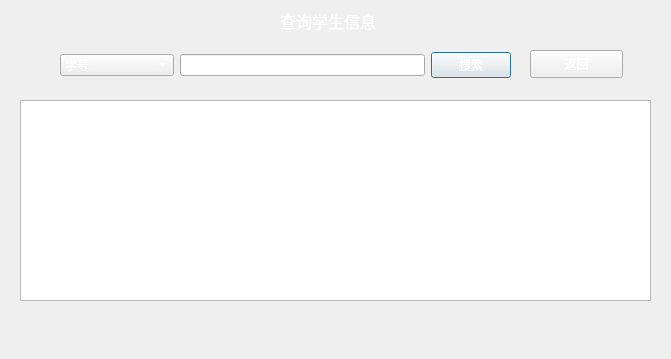
<?xml version="1.0" encoding="UTF-8"?>
<ui version="4.0">
 <class>Selectstudent</class>
 <widget class="QDialog" name="Selectstudent">
  <property name="geometry">
   <rect>
    <x>0</x>
    <y>0</y>
    <width>671</width>
    <height>359</height>
   </rect>
  </property>
  <property name="windowTitle">
   <string>查询学生成绩</string>
  </property>
  <property name="styleSheet">
   <string notr="true">#Selectstudent{
border-image: url(:/new/prefix1/科技风.jpg);
}</string>
  </property>
  <widget class="QLabel" name="label_6">
   <property name="geometry">
    <rect>
     <x>280</x>
     <y>10</y>
     <width>121</width>
     <height>21</height>
    </rect>
   </property>
   <property name="font">
    <font>
     <pointsize>12</pointsize>
    </font>
   </property>
   <property name="styleSheet">
    <string notr="true">color: rgb(255, 255, 255);</string>
   </property>
   <property name="text">
    <string>查询学生信息</string>
   </property>
  </widget>
  <widget class="QTableView" name="tableView">
   <property name="geometry">
    <rect>
     <x>20</x>
     <y>100</y>
     <width>631</width>
     <height>201</height>
    </rect>
   </property>
  </widget>
  <widget class="QWidget" name="layoutWidget">
   <property name="geometry">
    <rect>
     <x>60</x>
     <y>50</y>
     <width>451</width>
     <height>31</height>
    </rect>
   </property>
   <layout class="QHBoxLayout" name="horizontalLayout">
    <item>
     <widget class="QComboBox" name="combobox">
      <property name="styleSheet">
       <string notr="true">color: rgb(255, 255, 255);</string>
      </property>
      <property name="currentText">
       <string>学号</string>
      </property>
      <property name="currentIndex">
       <number>2</number>
      </property>
      <property name="insertPolicy">
       <enum>QComboBox::InsertAtBottom</enum>
      </property>
      <item>
       <property name="text">
        <string>请选择查询方式</string>
       </property>
      </item>
      <item>
       <property name="text">
        <string>姓名</string>
       </property>
      </item>
      <item>
       <property name="text">
        <string>学号</string>
       </property>
      </item>
     </widget>
    </item>
    <item>
     <widget class="QLineEdit" name="lineid"/>
    </item>
    <item>
     <widget class="QPushButton" name="selectbutton">
      <property name="styleSheet">
       <string notr="true">color: rgb(255, 255, 255);</string>
      </property>
      <property name="text">
       <string>搜索</string>
      </property>
     </widget>
    </item>
   </layout>
  </widget>
  <widget class="QPushButton" name="pushButton">
   <property name="geometry">
    <rect>
     <x>530</x>
     <y>50</y>
     <width>93</width>
     <height>28</height>
    </rect>
   </property>
   <property name="styleSheet">
    <string notr="true">color: rgb(255, 255, 255);</string>
   </property>
   <property name="text">
    <string>返回</string>
   </property>
  </widget>
 </widget>
 <resources/>
 <connections/>
</ui>
